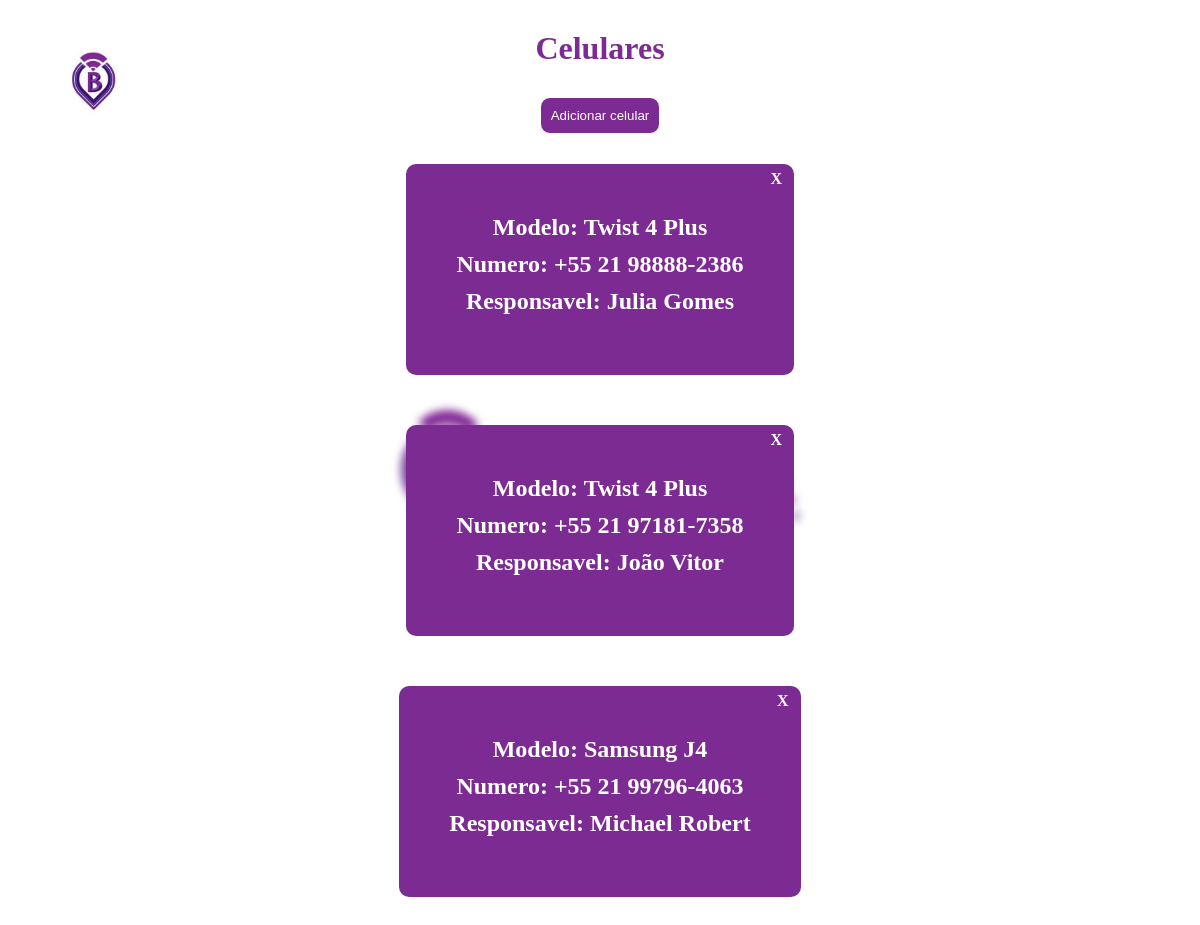
Page /celulares/ (signed in) on the committed database.
### home/models.py (models this page shows)
class Celular (models.Model):
    responsavel = models.ForeignKey(Colaborador,on_delete=models.SET_NULL, null=True,related_name="celulares")
    numero = models.CharField(max_length=10)
    modelo = models.CharField(max_length=255)

class Colaborador(models.Model):
    nome = models.CharField(max_length=255)
    email = models.EmailField()

### home/views.py (the view)
# urls.py: path('celulares/', views.celulares, name='celulares'),
@login_required(login_url='home:login')
def celulares(request):
    colaboradores = Colaborador.objects.filter(celulares=None)
    celulares = Celular.objects.all()
    contexto = {'colaboradores':colaboradores,'celulares': celulares}
    return render(request,'celulares.html', contexto)

### home/templates/celulares.html (shortened to what this page needs)
{% load static %}
<!DOCTYPE html>
<html lang="en">
<head>
    <link rel="stylesheet" href="{% static 'home/aparelhos.css'%}">
</head>
<body>
  <div class="btn_home"> <a href="{% url 'home:pagina_inicial'%}"><img  src="{% static 'home/img_logo.jpg'%}" alt=""></a></div>
  <div class='img_fundo'><img id="img_logo"  src="{% static 'comuns/fundo.png'%}" alt="">
  </div>
<h1>Celulares </h1>
  <button id="adicionar_item" onclick="toogle();" >Adicionar celular</button>
  <div class="itens_lista">
  {% for celular in celulares%}
    <div class="item">
      <h2>Modelo: {{celular.modelo}}</h2>
      <h2>Numero: {{celular.numero}}</h2>
      <h2>Responsavel: <a href="{% url 'home:perfil' celular.responsavel.id %}">{{celular.responsavel.nome}}</h2>
      <a class="excluir_item" onclick="toogle_span('{{celular.id}}');" >X</a>
    </div>
  {%endfor%}
  </div>
</body>
</html>

### static/home/aparelhos.css (style rules this page uses)
* { margin: 0; padding: 0; box-sizing: border-box; }
body { overflow-x: hidden; width: 100vw; display: flex; justify-content: center; align-items: center; flex-direction: column; }
.img_fundo { position: fixed; height:100vh; width: 100vw; top: 50%; left: 50%; transform: translate(-50%, -50%); display:flex; align-items: center; justify-content: center ; z-index: -1; }
h1 { color:rgba(124,43,146,255); font-family: fonte_bentell; margin: 30px 0px; user-select: none; }
.itens_lista { width: 100%; display: flex; align-items: center; justify-content: center; flex-direction: column; }
.item { display:flex; align-items: center; justify-content: center; flex-direction: column; margin-bottom: 50px; background-color:rgba(124,43,146,255); padding: 50px; color: white; border-radius: 10px ; }
button { background-color:rgba(124,43,146,255); border-radius: 10px; padding: 10px; color: white; border: 1px white solid; margin-bottom: 30px; }
a { text-decoration: none; color:white; cursor: pointer; }
.item { position: relative; }
.item h2 { margin-bottom: 10px; }
.btn_home { position: absolute; object-fit: cover; width: 70px; height: 70px; left: 5%; top: 5%; user-select: none; }
.btn_home img { width: 100%; height: 100%; -webkit-user-drag: none; }
.excluir_item { position: absolute; top: 3%; right: 3%; cursor: pointer; font-weight: bolder; }

### rows in the picture
Celular: modelo "Twist 4 Plus", numero "+55 21 98888-2386", responsavel.nome "Julia Gomes"
Celular: modelo "Twist 4 Plus", numero "+55 21 97181-7358", responsavel.nome "João Vitor"
Celular: modelo "Samsung J4", numero "+55 21 99796-4063", responsavel.nome "Michael Robert"
